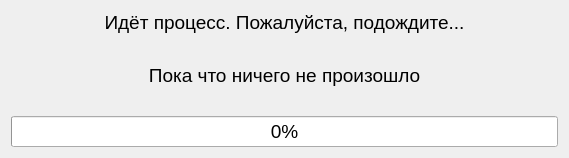
<?xml version="1.0" encoding="UTF-8"?>
<ui version="4.0">
 <class>s21::ProgressWindow</class>
 <widget class="QDialog" name="s21::ProgressWindow">
  <property name="geometry">
   <rect>
    <x>0</x>
    <y>0</y>
    <width>569</width>
    <height>158</height>
   </rect>
  </property>
  <property name="font">
   <font>
    <pointsize>14</pointsize>
   </font>
  </property>
  <property name="windowTitle">
   <string>Даже нейросеть обучается...</string>
  </property>
  <layout class="QVBoxLayout" name="verticalLayout">
   <item>
    <widget class="QLabel" name="labelTraining_">
     <property name="sizePolicy">
      <sizepolicy hsizetype="Preferred" vsizetype="Maximum">
       <horstretch>0</horstretch>
       <verstretch>0</verstretch>
      </sizepolicy>
     </property>
     <property name="text">
      <string>Идёт процесс. Пожалуйста, подождите...</string>
     </property>
     <property name="alignment">
      <set>Qt::AlignCenter</set>
     </property>
    </widget>
   </item>
   <item>
    <widget class="QLabel" name="labelTrainingStatus_">
     <property name="text">
      <string>Пока что ничего не произошло</string>
     </property>
     <property name="alignment">
      <set>Qt::AlignCenter</set>
     </property>
    </widget>
   </item>
   <item>
    <widget class="QProgressBar" name="progressBar_">
     <property name="value">
      <number>0</number>
     </property>
    </widget>
   </item>
  </layout>
 </widget>
 <resources/>
 <connections/>
</ui>
